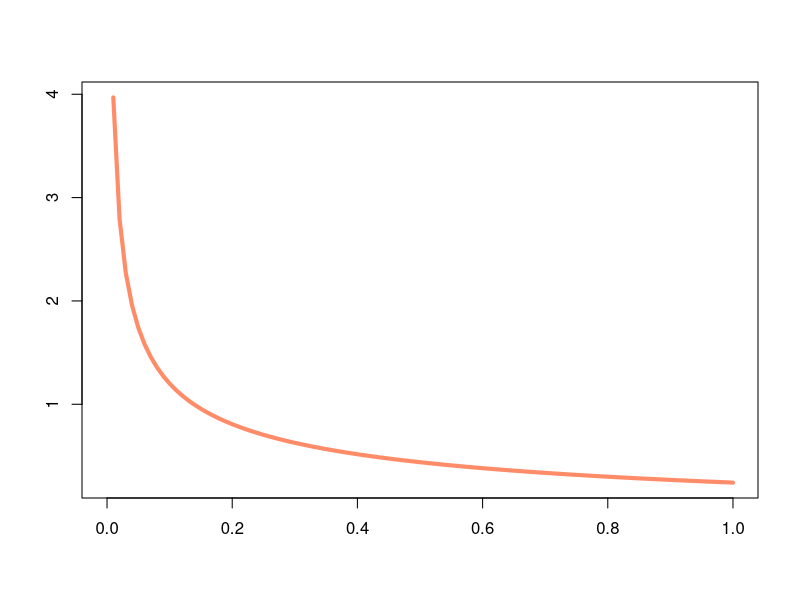
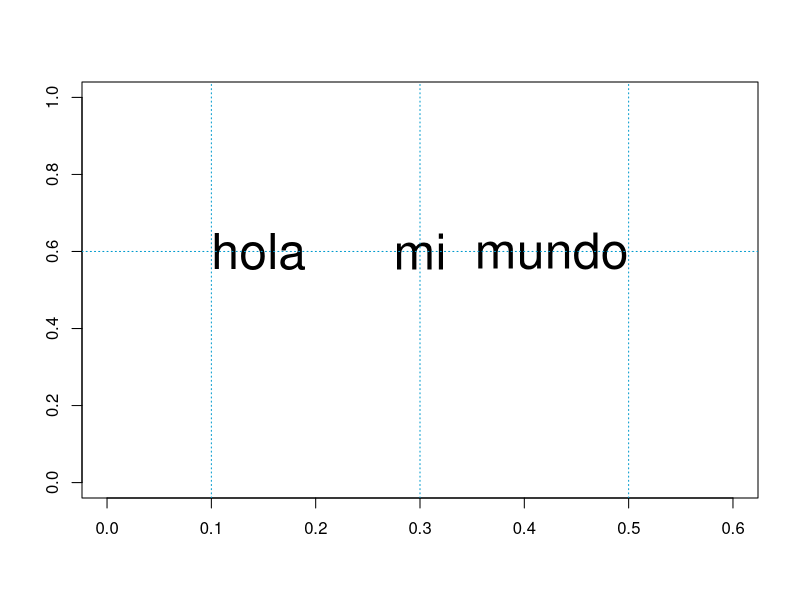
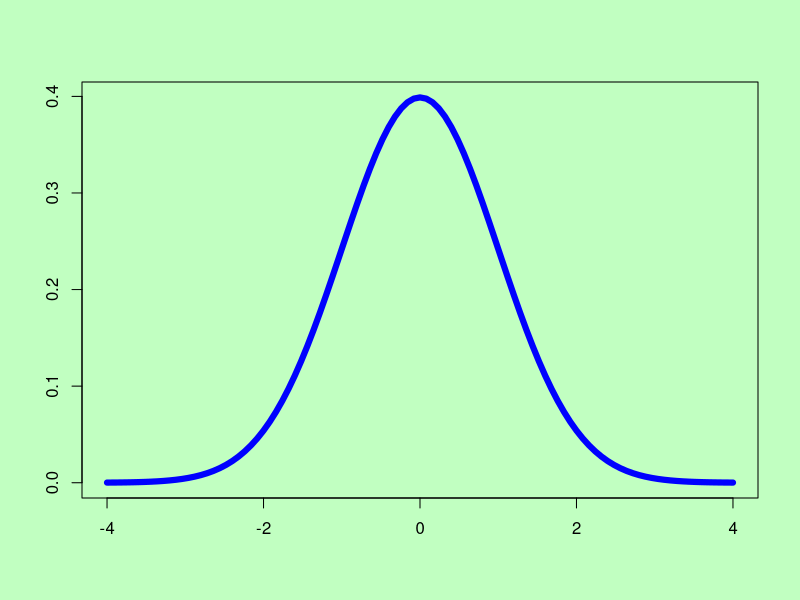
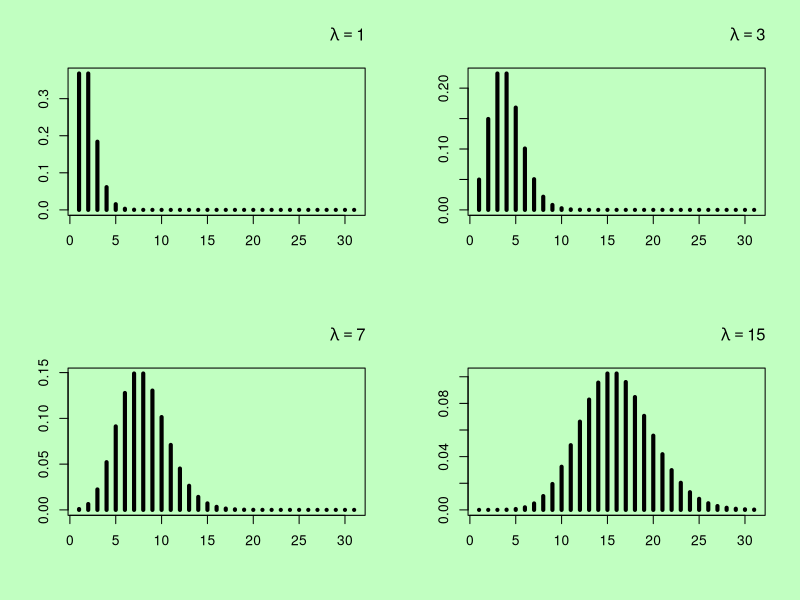
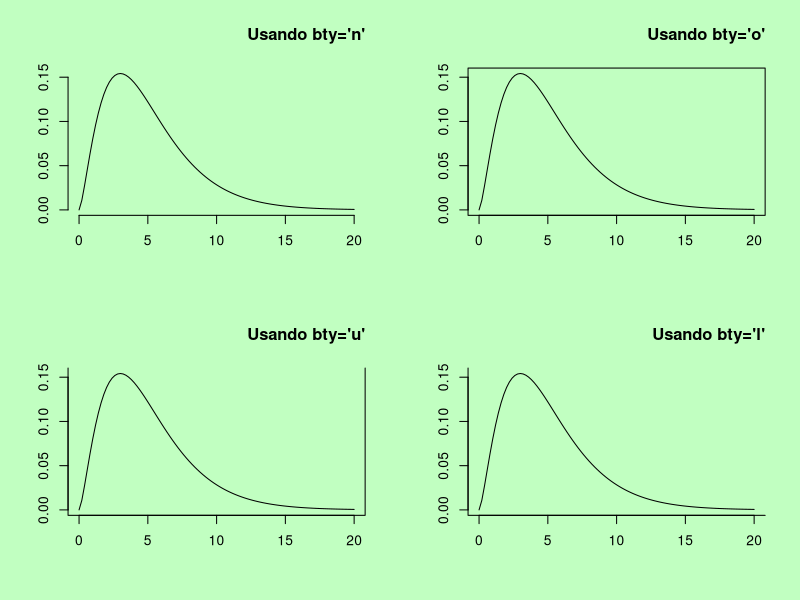
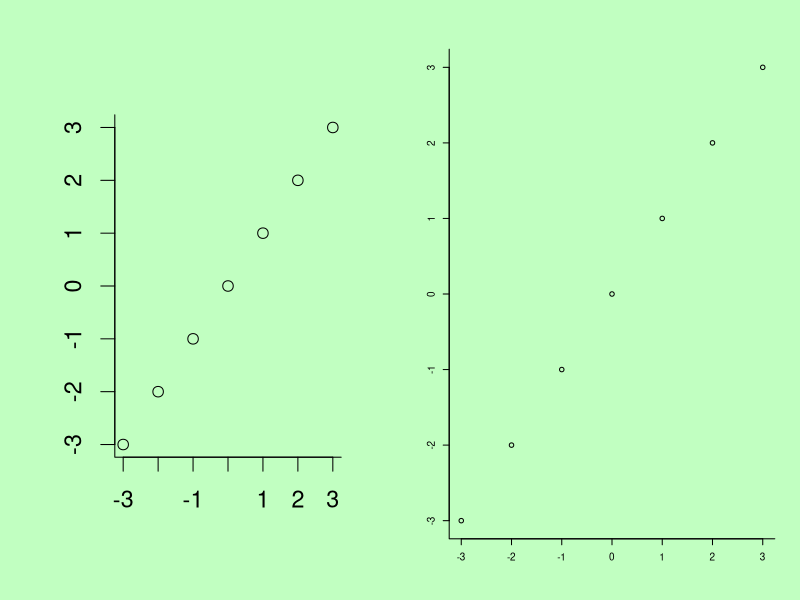
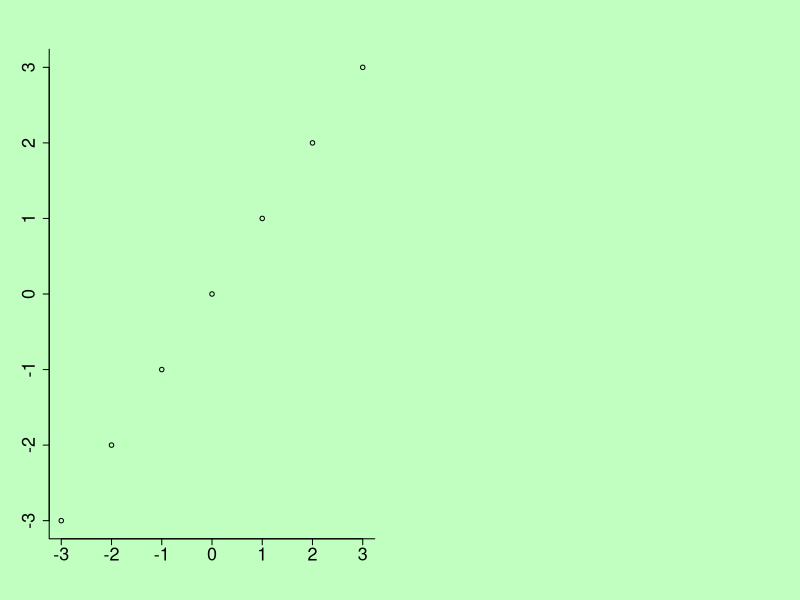

These figures' R source, in order:
## ---- chunk 1
par(ann=FALSE)
curve(dchisq(x, df=1), col='salmon1', lwd=4,
      main='Chi cuadrada',
      xlab='x', ylab='Densidad')
## ---- chunk 2
plot(NULL, xlim=c(0, 0.6), ylim=c(0, 1))

par(adj=0)  # Para justificar a izquierda
text(x=0.1, y=0.6, 'hola', cex=3)

par(adj=0.5)  # Para justificar centrado
text(x=0.3, y=0.6, 'mi', cex=3)

par(adj=1)  # Para justificar a derecha
text(x=0.5, y=0.6, 'mundo', cex=3)

abline(h=0.6, v=c(0.1, 0.3, 0.5),
       lty=3, col='deepskyblue3')
## ---- chunk 3
par(bg='darkseagreen1')
curve(dnorm, lwd=6, col='blue', xlim=c(-4, 4))
## ---- chunk 4
par(mfrow=c(2, 2))

lambdas <- c(1, 3, 7, 15)

for (i in 1:4) {
  plot(dpois(x=0:30, lambda=lambdas[i]), lwd=4,
       type='h', xlab='x', ylab='Probabilidad')
  title(bquote(~ lambda == .(lambdas[i])))
} 
## ---- chunk 5
par(bty='n', mfrow=c(2, 2))
curve(dchisq(x, df=5), xlim=c(0, 20))
title("Usando bty='n'")
par(bty='o')
curve(dchisq(x, df=5), xlim=c(0, 20))
title("Usando bty='o'")
par(bty='u')
curve(dchisq(x, df=5), xlim=c(0, 20))
title("Usando bty='u'")
par(bty='l')
curve(dchisq(x, df=5), xlim=c(0, 20))
title("Usando bty='l'")
## ---- chunk 6
x <- -3:3
par(mfrow=c(1, 2), cex=1.4)
plot(x=x, y=x, main='Usando \n cex=1.4')

par(cex=0.6)
plot(x=x, y=x, main='Usando \n cex=0.6')
## ---- chunk 7
x <- -3:3
par(cex.axis=1.8, cex.lab=0.3, cex.main=0.7, cex.sub=2.0)
plot(x=x, y=x,
     xlab='Valores de x', ylab='Valores de y',
     main='Título principal',
     sub='Subtítulo')
